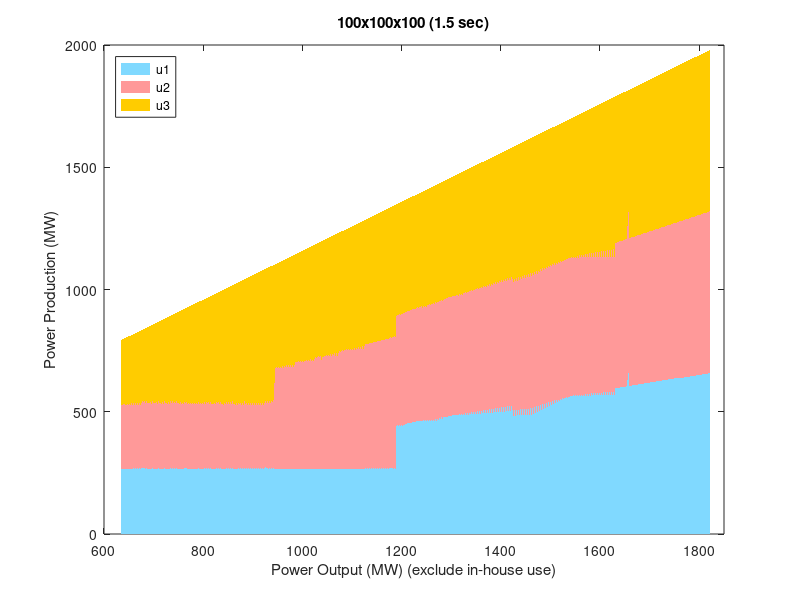

Here is the MATLAB script that generated this plot:
clear
close all
clc
format compact

coal_nameplate = 660; % [MW]

plot_switch = 'off'; % on/off
switch plot_switch
    case 'on'
coal_fuelrate_x = 0.4:0.01:1; % [normalized]
coal_fuelrate_y = 266*coal_fuelrate_x.^2 -507*coal_fuelrate_x + 542; %[g/kWh]
coal_fuel_x  = coal_fuelrate_x*coal_nameplate; % [MW]
coal_fuel_y = (coal_fuelrate_y*1000).*(coal_fuelrate_x*coal_nameplate)/1e6; % [g/h] -> [ton/h]

% ==============================
% fuel rate
figure(1); clf; hold on;
area([0.4 1]*coal_nameplate, [1 1]*392, 'facec', [0.85 0.98 1], 'edgecolor', 'none');
plot(coal_fuel_x, coal_fuelrate_y, 'linewidth', 1);
xlim([-15 710]);
ylim([298 392]);
my_gridline([1 1 1]*0.85, 'front');
set(gca, 'layer', 'top');
set(gca, 'fontsize', 9);
xlabel('Output Power (MW)');
ylabel('Coal Consumption Rate (g/kWh)', 'fontweight', 'bold', 'fontsize', 12);
set(gcf, 'unit', 'inch', 'pos', [1.0    5.85    5.0000    3.7500]);
set(gca, 'pos', [0.1300    0.115    0.7750    0.77]);
legend('Working Range', 'Fuel Rate');
set(legend, 'pos', [0.4924    0.75    0.2890    0.0950]);
text(0.4*coal_nameplate, mean(get(gca, 'ylim')), '40% of Nameplate Capacity     ', 'rotation', 90, 'horizontalalignment', 'center', 'color', [0.5 0.5 0.5], 'fontsize', 9);
text(1.0*coal_nameplate, mean(get(gca, 'ylim')), '100% of Nameplate Capacity    ', 'rotation', 90, 'horizontalalignment', 'center', 'color', [0.5 0.5 0.5], 'fontsize', 9);

ax_pos = get(gca, 'pos');
x_lim = get(gca, 'xlim');
y_lim = get(gca, 'ylim');
y_tick = get(gca, 'ytick');

ax2 = axes;
set(ax2, 'pos', ax_pos);
set(ax2, 'color', 'none');
set(ax2, 'fontsize', 9);
x_ticklabel = 0:0.15:1.5;
set(ax2, 'xaxislocation', 'top', 'xlim', x_lim, 'xtick', x_ticklabel*coal_nameplate, 'xticklabel', x_ticklabel);
set(ax2, 'yaxislocation', 'right', 'ylim', y_lim, 'ytick', y_tick, 'yticklabel', []);
xlabel('Output Power (Normalized)', 'fontsize', 9);

% ==============================
% fuel consumption
figure(2); clf; hold on;
area([0.4 1]*coal_nameplate, [1 1]*202, 'facec', [0.85 0.98 1], 'edgecolor', 'none');
plot(coal_fuel_x, coal_fuel_y, 'linewidth', 1);
plot([coal_fuel_x(1),coal_fuel_x(end)],[coal_fuel_y(1),coal_fuel_y(end)], '--', 'color', [0.5 0.5 0.5]);
ylim([98 202]);
xlim([-15 710]);

xa = 507/(266*2)*660; % min fuel rate @ 0.953 (i.e. 419MW)
ya = interp1(coal_fuel_x, coal_fuel_y, xa);
plot(xa, ya, 'ko', 'markerf', 'k', 'markersize', 3);
text(xa+0.02, ya+7, 'Min. Fuel Rate      ', 'horizontalalignment', 'right');
text(xa+0.02, ya+2, ['@ ', num2str(xa, '%3.0f'), ' ( (y/x)^{\prime}=0 ) '], 'horizontalalignment', 'right');

xb = 507*2/(266*3*2)*660; % inflection point @ 0.6353 (i.e. 629MW)
yb = interp1(coal_fuel_x, coal_fuel_y, xb);
plot(xb, yb, 'ko', 'markerf', 'k', 'markersize', 3);
text(xb+0.02, yb-4, 'Inflection Point');
text(xb+0.02, yb-8, ['@ ', num2str(xb, '%3.0f'), ' ( y^{\prime\prime}=0 )']);

text(0.4*coal_nameplate, mean(get(gca, 'ylim')), '40% of Nameplate Capacity     ', 'rotation', 90, 'horizontalalignment', 'center', 'color', [0.5 0.5 0.5], 'fontsize', 9);
text(1.0*coal_nameplate, mean(get(gca, 'ylim')), '100% of Nameplate Capacity     ', 'rotation', 90, 'horizontalalignment', 'center', 'color', [0.5 0.5 0.5], 'fontsize', 9);

my_gridline([1 1 1]*0.85, 'front');
set(gca, 'fontsize', 9);
xlabel('Generation (MW)');
ylabel('Coal Consumption (ton/h)', 'fontweight', 'bold', 'fontsize', 12);
set(gcf, 'unit', 'inch', 'pos', [1.0    1.09    5.0000    3.7500]);
set(gca, 'pos', [0.1300    0.115    0.7750    0.77]);

ax_pos = get(gca, 'pos');
x_lim = get(gca, 'xlim');
y_lim = get(gca, 'ylim');
y_tick = get(gca, 'ytick');

ax2 = axes;
set(ax2, 'pos', ax_pos);
set(ax2, 'color', 'none');
set(ax2, 'fontsize', 9);
x_ticklabel = 0:0.15:1.5;
set(ax2, 'xaxislocation', 'top', 'xlim', x_lim, 'xtick', x_ticklabel*coal_nameplate, 'xticklabel', x_ticklabel);
set(ax2, 'yaxislocation', 'right', 'ylim', y_lim, 'ytick', y_tick, 'yticklabel', []);
xlabel('Output Power (Normalized)', 'fontsize', 9);
    case 'off'
        ;
end


%% two coal units
% coal_num = 2;
% dx1 = 1000;
% dx2 = 1001;
% u_coal_unit1 = linspace(0.4,1,dx1) * coal_nameplate;
% u_coal_unit2 = linspace(0.4,1,dx2) * coal_nameplate;
% f_coal_unit1 = (266*linspace(0.4,1,dx1).^2 -507*linspace(0.4,1,dx1) + 542).*linspace(0.4,1,dx1)*coal_nameplate/1e3; %[g/kWh]
% f_coal_unit2 = (266*linspace(0.4,1,dx2).^2 -507*linspace(0.4,1,dx2) + 542).*linspace(0.4,1,dx2)*coal_nameplate/1e3; %[g/kWh]
% [f1,f2] = meshgrid(f_coal_unit1,f_coal_unit2);
% f_coal = f1 + f2;
% 
% tic;
% uu_range = (0.4*coal_nameplate*coal_num):1:(coal_nameplate*coal_num);
% vv_range = uu_range - 0.08*coal_nameplate*coal_num;
% opt_u1 = -1*ones(1,length(uu_range));
% opt_u2 = -1*ones(1,length(uu_range));
% opt_f = -1*ones(1,length(uu_range));
% flag = -1*ones(1,length(uu_range)); % 1: pass; -1: fail
% for i = 1:length(uu_range)
%     q = vv_range(i);
%     u1 = linspace(min(u_coal_unit1),max(u_coal_unit1),2000);
%     v1 = u1 - 0.08*coal_nameplate;
%     v2 = q - v1;
%     u2 = v2 + 0.08*coal_nameplate;
%     f = interp2(u_coal_unit1, u_coal_unit2, f_coal, u1, u2);
%     if any(~isnan(f))
%         [value,id] = min(f);
%         opt_u1(i) = u1(id);
%         opt_u2(i) = u2(id);
%         opt_f(i) = value;
%         flag(i) = 1;
%     end
% end
% exclud_id = find(flag==-1);
% uu_range(exclud_id) = [];
% vv_range(exclud_id) = [];
% opt_u1(exclud_id) = [];
% opt_u2(exclud_id) = [];
% opt_f(exclud_id) = [];
% toc;

% ========================================================================
plot_switch = 'off'; % on/off
switch plot_switch
    case 'on' % don't plot
dx1 = 10; % very course grid for plotting
dx2 = 15;
u_coal_unit1 = linspace(0.4,1,dx1) * coal_nameplate;
u_coal_unit2 = linspace(0.4,1,dx2) * coal_nameplate;
[p1,p2] = meshgrid(u_coal_unit1,u_coal_unit2);
p_coal = p1 + p2;
f_coal_unit1 = (266*linspace(0.4,1,dx1).^2 -507*linspace(0.4,1,dx1) + 542).*(linspace(0.4,1,dx1)*coal_nameplate/1e3); %[g/kWh]
f_coal_unit2 = (266*linspace(0.4,1,dx2).^2 -507*linspace(0.4,1,dx2) + 542).*(linspace(0.4,1,dx2)*coal_nameplate/1e3); %[g/kWh]
[f1,f2] = meshgrid(f_coal_unit1,f_coal_unit2);
f_coal = f1 + f2;

% ==============================
figure(3); clf;
mesh(u_coal_unit1, u_coal_unit2, p_coal); hold on;
plot3(opt_u1, opt_u2, uu_range, 'o-', 'linewidth', 1, 'markersize', 4);
xlabel('u1 (MW)');
ylabel('u2 (MW)');
zlabel('Combined Power Output (MW)');
view(315, 35);
set(gcf, 'unit', 'inch', 'pos', [1.0    5.85    5.0000    3.7500]);

figure(31); clf;
mesh(u_coal_unit1, u_coal_unit2, p_coal); hold on;
plot3(opt_u1, opt_u2, uu_range, 'o-', 'linewidth', 1, 'markersize', 4);
xlabel('u1 (MW)');
ylabel('u2 (MW)');
zlabel('Combined Power Output (MW)');
axis equal
xlim([250 680])
ylim([250 680])
view(0, 90);
set(gcf, 'unit', 'inch', 'pos', [1.0    1.09    5.0000    3.7500]);

% ==============================
figure(4); clf;
mesh(u_coal_unit1, u_coal_unit2, f_coal); hold on;
surface([0.4 1]*coal_nameplate, [0.4 1]*coal_nameplate, ones(2,2)*299.4, 'facec', [1 0.5 0.5], 'edgecolor', 'none');
plot3([0.44 1]*coal_nameplate, [1 0.44]*coal_nameplate, ones(1,2)*299.4, 'color', 'k')
alpha(0.7);
xlabel('u1 (MW)');
ylabel('u2 (MW)');
zlabel('Combined Fuel Consumption (ton/h)');
% view(315, 45);
view(-110, 25);
set(gcf, 'unit', 'inch', 'pos', [6.2    5.85    5.0000    3.7500]);

figure(41); clf;
mesh(u_coal_unit1, u_coal_unit2, f_coal); hold on;
surface([0.4 1]*coal_nameplate, [0.4 1]*coal_nameplate, ones(2,2)*299.4, 'facec', [1 0.5 0.5], 'edgecolor', 'none');
plot3([0.44 1]*coal_nameplate, [1 0.44]*coal_nameplate, ones(1,2)*400, 'color', 'k', 'linewidth', 1)
alpha(0.7);
xlabel('u1 (MW)');
ylabel('u2 (MW)');
zlabel('Combined Fuel Consumption (ton/h)');
axis equal
xlim([250 680])
ylim([250 680])
view(0, 90);
set(gcf, 'units', 'inch', 'pos', [6.25  1.0900   5   3.75]);

figure(42); clf;
mesh(u_coal_unit1, u_coal_unit2, f_coal); hold on;
plot3(opt_u1, opt_u2, opt_f, 'o-', 'linewidth', 1, 'markersize', 4);
alpha(0.8);
xlabel('u1 (MW)');
ylabel('u2 (MW)');
zlabel('Combined Fuel Consumption (ton/h)');
view(315, 15);
set(gcf, 'unit', 'inch', 'pos', [11.4    5.85    5.0000    3.7500]);

% ==============================
figure(5); clf; hold on; box on;
plot([200 800], [200 800], '-', 'color', [0.7 0.7 0.7]);
plot(opt_u1, opt_u2, 'o-', 'markersize', 3);
xlabel('Optimal u1');
ylabel('Optimal u2');
set(gcf, 'unit', 'inch', 'pos', [11.4    1.0900    5.0000    3.7500]);
axis equal;
axis([200 800 200 800]);
my_gridline;
    otherwise % don't plot
        ;
end


% ========================================================================
% one unit vs. two units
plot_switch = 'off'; % on/off
switch plot_switch
    case 'on'
p0 = 0;
q0 = 0;
f0 = 0;

p1 = u_coal_unit1;
q1 = p1 - 0.08*coal_nameplate;
f1 = f_coal_unit1;

p2 = uu_range;
q2 = vv_range;
f2 = opt_f;

% ========
q = 0:1:vv_range(end);
f = zeros(1,length(q));
u1_log = zeros(1, length(q));
u2_log = zeros(1, length(q));
f_u1 = zeros(1, length(q));
f_u2 = zeros(1, length(q));

id1 = (q>0 & q<=q1(end));
f(id1) = interp1(q1, f1, q(id1));
u1_log(id1) = interp1(q1, p1, q(id1));
f_u1(id1) = interp1(p1, f1, u1_log(id1));

id2 = (q>q1(end));
f(id2) = interp1(q2, f2, q(id2));
u1_log(id2) = interp1(q2, opt_u1, q(id2));
u2_log(id2) = interp1(q2, opt_u2, q(id2));
f_u1(id2) = interp1(p1, f1, u1_log(id2));
f_u2(id2) = interp1(p1, f1, u2_log(id2));

v1_log = u1_log - 0.08*coal_nameplate;
v2_log = zeros(1,length(q));
v2_log(u2_log>0) = u2_log(u2_log>0) - 0.08*coal_nameplate;

% ================================
figure(6); clf; hold on; box on;
plot(q0, f0, 'x', q1, f1, '-', q2, opt_f, '-', 'linewidth', 1);

xlabel('Power Output, MW (exclude in-house generation)')
ylabel('Coal Consumption (ton/hr)');
ylim([0 400]);
xlim([0 1250]);
grid on;
set(gca, 'layer', 'top');
legend('No Unit is Commited', 'One Unit is Commited', 'Two Units are Commited');
set(legend, 'location', 'northwest');

% ================================
figure(7); clf; hold on; box on;
plot(q0, f0, 'x', q1, f1, '-', q2, opt_f, '-', 'linewidth', 1);
% area(q,f, 'facec', [0.8 0.95 1], 'edgecolor', 'none');
ha = area(q, [f_u1;f_u2]');
set(ha(1), 'facec', [0.8 0.95 1], 'edgecolor', 'none');
set(ha(2), 'facec', [1 0.8 0.8], 'edgecolor', 'none');

xlabel('Power Output, MW (exclude in-house generation)')
ylabel('Coal Consumption (ton/hr)');
ylim([0 400]);
xlim([0 1250]);
grid on;
set(gca, 'layer', 'top');
legend(ha, '1st Unit', '2nd Unit');
set(legend, 'location', 'northwest');

% ================================
figure(8); clf; hold on; box on;
ha = area(q, [u1_log;u2_log]');
set(ha(1), 'facec', [0.8 0.95 1], 'edgecolor', 'none');
set(ha(2), 'facec', [1 0.8 0.8], 'edgecolor', 'none');
plot(q, v1_log + v2_log, 'linewidth', 1);
xlabel('Power Output, MW (exclude in-house generation)')
ylabel('Power Output (MW)');
ylim([0 1400]);
xlim([0 1250]);
grid on;
set(gca, 'layer', 'top');
legend('1st Unit', '2nd Unit', 'Useful Output');
set(legend, 'location', 'northwest');
    case 'off'
        ;
end


%% three coal units
coal_num = 3;
dx1 = 100;
dx2 = 100;
dx3 = 100;
u_coal_unit1 = linspace(0.4,1,dx1) * coal_nameplate;
u_coal_unit2 = linspace(0.4,1,dx2) * coal_nameplate;
u_coal_unit3 = linspace(0.4,1,dx3) * coal_nameplate;
[u1_mesh, u2_mesh, u3_mesh] = meshgrid(u_coal_unit1, u_coal_unit2, u_coal_unit3);

v_coal_unit1 = u_coal_unit1-0.08*coal_nameplate;
v_coal_unit2 = u_coal_unit2-0.08*coal_nameplate;
v_coal_unit3 = u_coal_unit3-0.08*coal_nameplate;
[v1_mesh, v2_mesh, v3_mesh] = meshgrid(v_coal_unit1, v_coal_unit2, v_coal_unit3);
v = v1_mesh + v2_mesh + v3_mesh;
id2 = v2_mesh>v1_mesh;
id3 = v3_mesh>v2_mesh;

f_coal_unit1 = (266*linspace(0.4,1,dx1).^2 -507*linspace(0.4,1,dx1) + 542).*linspace(0.4,1,dx1)*coal_nameplate/1e3; %[g/kWh]
f_coal_unit2 = (266*linspace(0.4,1,dx2).^2 -507*linspace(0.4,1,dx2) + 542).*linspace(0.4,1,dx2)*coal_nameplate/1e3; %create tiny difference to eliminate non-unique solutions
f_coal_unit3 = (266*linspace(0.4,1,dx2).^2 -507*linspace(0.4,1,dx2) + 542).*linspace(0.4,1,dx2)*coal_nameplate/1e3; %create tiny differenct
[f1,f2,f3] = meshgrid(f_coal_unit1,f_coal_unit2,f_coal_unit3);
f_coal = f1 + f2 + f3;

v_unique = unique(v(:)); % 51x1
opt_u1 = -1*ones(1, length(v_unique));
opt_u2 = -1*ones(1, length(v_unique));
opt_u3 = -1*ones(1, length(v_unique));
opt_f = -1*ones(1, length(v_unique));

tic;
for i = 1:length(v_unique)
    id_extract = find(v(:)==v_unique(i));
    
    if length(id_extract) > 1
        f = f_coal(id_extract);
        u1_extract = u1_mesh(id_extract);
        u2_extract = u2_mesh(id_extract);
        u3_extract = u3_mesh(id_extract);
        
        id2 = u2_extract >= u1_extract;
        id3 = u3_extract >= u2_extract;
        check_valid = id2 & id3;
        id_valid = find(check_valid == 1);
        
        if isempty(id_valid)
            disp('error!!!');
        elseif length(id_valid) == 1
            opt_f(i) = f(id_valid);
            opt_u1(i) = u1_mesh(id_extract(id_valid));
            opt_u2(i) = u2_mesh(id_extract(id_valid));
            opt_u3(i) = u3_mesh(id_extract(id_valid));
        else % length(id_valid) > 1
            f_valid = f(id_valid);
            [value, id_opt] = min(f_valid);
            opt_f(i) = value;
            opt_u1(i) = u1_mesh(id_extract(id_valid(id_opt)));
            opt_u2(i) = u2_mesh(id_extract(id_valid(id_opt)));
            opt_u3(i) = u3_mesh(id_extract(id_valid(id_opt)));
        end
    else
        opt_f(i) = f_coal(id_extract);
        opt_u1(i) = u1_mesh(id_extract);
        opt_u2(i) = u2_mesh(id_extract);
        opt_u3(i) = u3_mesh(id_extract);
    end
end
tt = toc;

exclud_id = find(opt_f==-1);
v_unique(exclud_id) = [];
opt_u1(exclud_id) = [];
opt_u2(exclud_id) = [];
opt_u3(exclud_id) = [];
opt_f(exclud_id) = [];

%%
figure(9); clf;
ha = area(v_unique, [opt_u1; opt_u2; opt_u3]', 'edgecolor', 'none');
set(ha(1), 'facec', [0.5 0.85 1]);
set(ha(2), 'facec', [1 0.6 0.6]);
set(ha(3), 'facec', [1 0.8 0]);
xlim([600 1850]);
title([num2str(dx1), 'x' num2str(dx2), 'x' num2str(dx3), ' (', num2str(tt, '%10.1f'), ' sec)']);
xlabel('Power Output (MW) (exclude in-house use)');
ylabel('Power Production (MW)');
legend('u1', 'u2', 'u3');
set(legend, 'location', 'northwest');

